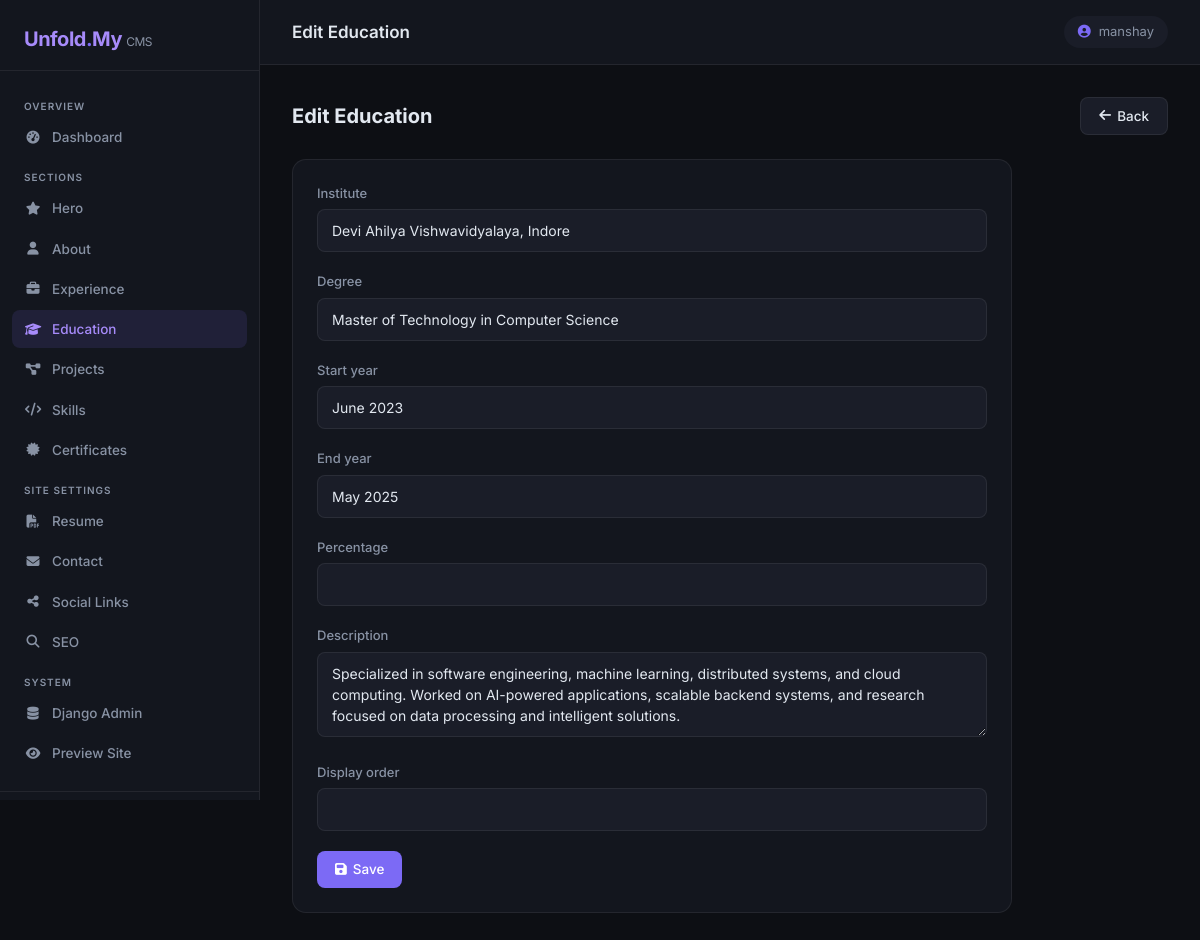
The app's page /admin-panel/education/1/edit/ (signed in) with its own data.
### profile_1/models.py (models this page shows, shortened)
class Education(models.Model):
    institute = models.CharField(max_length=250)
    degree = models.CharField(max_length=250)
    start_year = models.CharField(max_length=10)
    end_year = models.CharField(max_length=10)
    percentage = models.CharField(max_length=20, blank=True)
    description = models.TextField(blank=True)
    display_order = models.PositiveIntegerField(default=0)
    class Meta:
        ordering = ["display_order"]

### profile_1/admin_panel/views.py (the view)
# urls.py: path("education/<int:pk>/edit/",   views.education_edit,   name="education-edit"),
@staff_required
def education_edit(request, pk):
    obj = get_object_or_404(Education, pk=pk)
    if request.method == "POST":
        form = EducationForm(request.POST, request.FILES, instance=obj)
        if form.is_valid():
            form.save()
            messages.success(request, "Education updated.")
            return redirect("admin_panel:education")
    else:
        form = EducationForm(instance=obj)
    return render(request, "admin-panel/education_form.html", {"form": form, "action": "Edit"})

### profile_1/admin_panel/forms.py
class EducationForm(forms.ModelForm):
    class Meta:
        model = Education
        fields = [
            "institute", "degree",
            "start_year", "end_year",
            "percentage", "description", "display_order",
        ]
        widgets = {
            "description": forms.Textarea(attrs={"rows": 3}),
        }

### profile_1/admin_panel/views.py (called while the page is built)
def staff_required(view_func):
    @wraps(view_func)
    def wrapper(request, *args, **kwargs):
        if not (request.user.is_authenticated and request.user.is_staff):
            return redirect("admin_panel:login")
        return view_func(request, *args, **kwargs)
    return wrapper

### profile_1/templates/admin-panel/education_form.html (shortened to what this page needs)
{% extends "admin-panel/base.html" %}
{% block page_title_header %}{{ action }} Education{% endblock %}
{% block nav_education %}active{% endblock %}
{% block content %}
<div class="page-header">
  <h2>{{ action }} Education</h2>
  <a href="{% url 'admin_panel:education' %}" class="btn-panel btn-secondary-panel"><i class="fa-solid fa-arrow-left"></i> Back</a>
</div>
<div class="panel-card" style="max-width:720px;">
  <form method="post" enctype="multipart/form-data">
    {% include "admin-panel/includes/form_fields.html" with form=form %}
    <button type="submit" class="btn-panel btn-primary-panel"><i class="fa-solid fa-floppy-disk"></i> Save</button>
  </form>
</div>
{% endblock %}

### profile_1/templates/admin-panel/base.html (shortened to what this page needs)
{% load static %}
<!DOCTYPE html>
<html lang="en">
<head>
  <link rel="stylesheet" href="https://cdn.jsdelivr.net/npm/bootstrap@5.3.2/dist/css/bootstrap.min.css">
  <link rel="stylesheet" href="https://cdnjs.cloudflare.com/ajax/libs/font-awesome/6.5.1/css/all.min.css">
</head>
<body>
  <aside class="sidebar">
    <div class="sidebar-brand">Unfold<span>.</span>My <span style="font-size:12px;font-weight:400;color:var(--muted)">CMS</span></div>
    <nav class="sidebar-nav">
      <div class="nav-section-label">Overview</div>
      <a href="{% url 'admin_panel:dashboard' %}" class="sidebar-link {% block nav_dashboard %}{% endblock %}">
        <i class="fa-solid fa-gauge-high"></i> Dashboard
      </a>
      <div class="nav-section-label">Sections</div>
      <a href="{% url 'admin_panel:hero' %}" class="sidebar-link {% block nav_hero %}{% endblock %}">
        <i class="fa-solid fa-star"></i> Hero
      </a>
      <a href="{% url 'admin_panel:about' %}" class="sidebar-link {% block nav_about %}{% endblock %}">
        <i class="fa-solid fa-user"></i> About
      </a>
      <a href="{% url 'admin_panel:experience' %}" class="sidebar-link {% block nav_experience %}{% endblock %}">
        <i class="fa-solid fa-briefcase"></i> Experience
      </a>
      <a href="{% url 'admin_panel:education' %}" class="sidebar-link {% block nav_education %}{% endblock %}">
        <i class="fa-solid fa-graduation-cap"></i> Education
      </a>
      <a href="{% url 'admin_panel:projects' %}" class="sidebar-link {% block nav_projects %}{% endblock %}">
        <i class="fa-solid fa-diagram-project"></i> Projects
      </a>
      <a href="{% url 'admin_panel:skills' %}" class="sidebar-link {% block nav_skills %}{% endblock %}">
        <i class="fa-solid fa-code"></i> Skills
      </a>
      <a href="{% url 'admin_panel:certifications' %}" class="sidebar-link {% block nav_certifications %}{% endblock %}">
        <i class="fa-solid fa-certificate"></i> Certificates
      </a>
      <div class="nav-section-label">Site Settings</div>
      <a href="{% url 'admin_panel:resume' %}" class="sidebar-link {% block nav_resume %}{% endblock %}">
        <i class="fa-solid fa-file-pdf"></i> Resume
      </a>
      <a href="{% url 'admin_panel:contact' %}" class="sidebar-link {% block nav_contact %}{% endblock %}">
        <i class="fa-solid fa-envelope"></i> Contact
      </a>
      <a href="{% url 'admin_panel:social' %}" class="sidebar-link {% block nav_social %}{% endblock %}">
        <i class="fa-solid fa-share-nodes"></i> Social Links
      </a>
      <a href="{% url 'admin_panel:seo' %}" class="sidebar-link {% block nav_seo %}{% endblock %}">
        <i class="fa-solid fa-magnifying-glass"></i> SEO
      </a>
      <div class="nav-section-label">System</div>
      <a href="/admin/" target="_blank" class="sidebar-link">
        <i class="fa-solid fa-database"></i> Django Admin
      </a>
      <a href="/" target="_blank" class="sidebar-link">
        <i class="fa-solid fa-eye"></i> Preview Site
      </a>
    </nav>
    <div class="sidebar-footer">
    </div>
  </aside>
  <div class="main-content">
    <div class="topbar">
      <h1>{% block page_title_header %}Dashboard{% endblock %}</h1>
      <div class="user-chip"><i class="fa-solid fa-circle-user"></i> {{ request.user.username }}</div>
    </div>
    <div class="page-body">
      {% block content %}{% endblock %}
    </div>
  </div>
</body>
</html>

### profile_1/templates/admin-panel/includes/form_fields.html (shortened to what this page needs)
{% for field in form %}
  <div class="form-group-panel">
    <label class="form-label-panel" for="{{ field.id_for_label }}">{{ field.label }}</label>
    {% if field.field.widget.input_type == 'file' %}
      {% if field.value %}
        <div style="margin-bottom:8px;">
          <a href="{{ field.value.url }}" target="_blank" class="btn-panel btn-secondary-panel btn-sm-panel">
            <i class="fa-solid fa-file"></i> Current file
          </a>
        </div>
      {% endif %}
      <input type="file" name="{{ field.html_name }}" id="{{ field.id_for_label }}" class="form-control-panel" style="padding:8px;">
    {% elif field.field.widget.input_type == 'select' %}
      <select name="{{ field.html_name }}" id="{{ field.id_for_label }}" class="form-control-panel">
        {% for choice_val, choice_label in field.field.choices %}
          <option value="{{ choice_val }}" {% if field.value == choice_val %}selected{% endif %}>{{ choice_label }}</option>
        {% endfor %}
      </select>
    {% else %}
      {% if field.field.widget.attrs.rows %}
        <textarea name="{{ field.html_name }}" id="{{ field.id_for_label }}" class="form-control-panel" rows="{{ field.field.widget.attrs.rows }}" placeholder="{{ field.field.widget.attrs.placeholder|default:'' }}">{{ field.value|default:'' }}</textarea>
      {% else %}
        <input type="{{ field.field.widget.input_type }}" name="{{ field.html_name }}" id="{{ field.id_for_label }}" value="{{ field.value|default:'' }}" class="form-control-panel" placeholder="{{ field.field.widget.attrs.placeholder|default:'' }}">
      {% endif %}
    {% endif %}
  </div>
{% endfor %}

### profile_1/templates/admin-panel/base.html (style rules this page uses)
:root { --sidebar-w: 260px; --bg: #0d0f14; --surface: #13161e; --surface2: #1a1d28; --border: rgba(255,255,255,0.07); --accent: #7c6af5; --accent2: #a78bfa; --text: #e2e8f0; --muted: #8892a4; --danger: #f56565; --success: #48bb78; }
*, *::before, *::after { box-sizing: border-box; }
body { margin: 0; font-family: 'Inter', sans-serif; background: var(--bg); color: var(--text); min-height: 100vh; }
.sidebar { position: fixed; top: 0; left: 0; width: var(--sidebar-w); height: 100vh; background: var(--surface); border-right: 1px solid var(--border); display: flex; flex-direction: column; z-index: 100; overflow-y: auto; }
.sidebar-brand { padding: 24px 24px 16px; font-size: 20px; font-weight: 700; letter-spacing: -0.5px; color: var(--accent2); border-bottom: 1px solid var(--border); }
.sidebar-brand span { color: var(--accent); }
.sidebar-nav { flex: 1; padding: 16px 12px; }
.nav-section-label { font-size: 10px; text-transform: uppercase; letter-spacing: 1px; color: var(--muted); padding: 12px 12px 4px; font-weight: 600; }
.sidebar-link { display: flex; align-items: center; gap: 10px; padding: 9px 12px; border-radius: 8px; font-size: 13.5px; font-weight: 500; color: var(--muted); text-decoration: none; margin-bottom: 2px; transition: all .15s ease; }
.sidebar-link:hover, .sidebar-link.active { background: rgba(124,106,245,.12); color: var(--accent2); }
.sidebar-link i { width: 18px; text-align: center; font-size: 13px; }
.sidebar-footer { padding: 16px; border-top: 1px solid var(--border); }
.main-content { margin-left: var(--sidebar-w); min-height: 100vh; display: flex; flex-direction: column; }
.topbar { position: sticky; top: 0; z-index: 50; background: var(--surface); border-bottom: 1px solid var(--border); padding: 16px 32px; display: flex; align-items: center; justify-content: space-between; }
.topbar h1 { font-size: 17px; font-weight: 600; margin: 0; }
.topbar .user-chip { background: var(--surface2); border-radius: 40px; padding: 6px 14px; font-size: 13px; color: var(--muted); display: flex; align-items: center; gap: 8px; }
.topbar .user-chip i { color: var(--accent); }
.page-body { flex: 1; padding: 32px; }
.panel-card { background: var(--surface); border: 1px solid var(--border); border-radius: 14px; padding: 24px; }
.btn-panel { display: inline-flex; align-items: center; gap: 6px; padding: 8px 18px; border-radius: 8px; font-size: 13.5px; font-weight: 500; border: none; cursor: pointer; text-decoration: none; transition: all .15s; }
.btn-primary-panel { background: var(--accent); color: #fff; }
.btn-secondary-panel { background: var(--surface2); color: var(--text); border: 1px solid var(--border); }
.form-label-panel { font-size: 13px; font-weight: 500; color: var(--muted); margin-bottom: 6px; display: block; }
.form-control-panel { width: 100%; background: var(--surface2); border: 1px solid var(--border); border-radius: 8px; padding: 10px 14px; color: var(--text); font-size: 14px; transition: border-color .15s; outline: none; font-family: inherit; }
.form-group-panel { margin-bottom: 20px; }
.page-header { display: flex; align-items: center; justify-content: space-between; margin-bottom: 24px; }
.page-header h2 { font-size: 20px; font-weight: 700; margin: 0; }

### records on screen
Education: institute "Devi Ahilya Vishwavidyalaya, Indore" "Master of Technology in Computer Science" "June 2023" "May 2025", description "Specialized in software engineering, machine learning, distributed systems, and cloud computing. Worked on AI-powered applications, scalable backend systems, and research focused on data processing and intelligent solutions."

### other values on screen
{{ action }} "Edit"
{{ request.user.username }} "manshay"
{{ field.label }} "Institute" "Degree" "Start year" "End year" "Percentage" "Description" "Display order"
